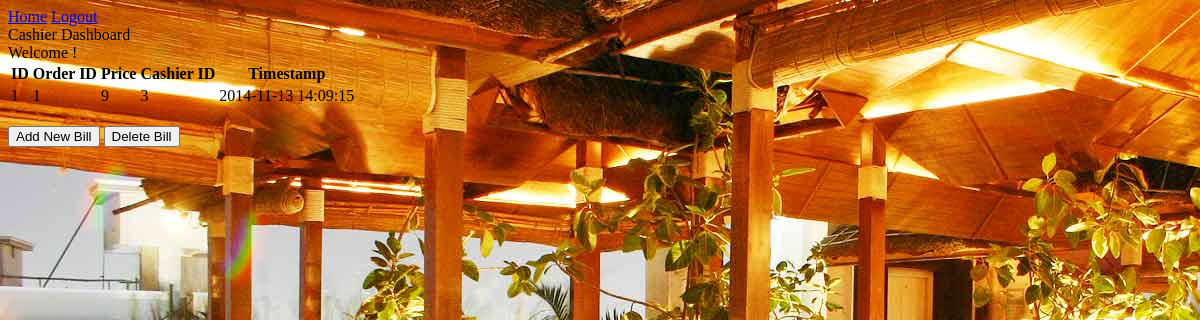
/cashier.php, run on the app's committed database.
### tables this page shows
CREATE TABLE `bills` (
  `id` int(11) NOT NULL AUTO_INCREMENT,
  `order_id` int(11) NOT NULL,
  `price` int(11) NOT NULL,
  `cashier_id` int(11) NOT NULL,
  `time` timestamp NOT NULL DEFAULT CURRENT_TIMESTAMP ON UPDATE CURRENT_TIMESTAMP,
  PRIMARY KEY (`id`),
  UNIQUE KEY `id` (`id`),
  UNIQUE KEY `order_id` (`order_id`),
  CONSTRAINT `bills_ibfk_1` FOREIGN KEY (`order_id`) REFERENCES `orders` (`id`)
);

### cashier.php (the view, shortened to what this page needs)
<html>
<head>
	<link rel="stylesheet" type="text/css" href="default.css">
<ul>
  <li><a href="home.php">Home</a></li>
  <li><a href="logout.php">Logout</a></li>
</ul>
	Cashier Dashboard<br />
</head>
<body>
	<?php
		echo "Welcome ".$_SESSION["first_name"]."!<br />";
		$mysqli = new mysqli(DB_HOST, DB_USER, DB_PASS, DB_NAME);
		$tablename="bills";
		$sql="SELECT * from $tablename";
		$result=$mysqli->query($sql);
		$numFields=mysqli_num_fields($result);
		echo "<table><th>ID</th><th>Order ID</th><th>Price</th><th>Cashier ID</th><th>Timestamp</th>";
		while ($row=mysqli_fetch_row($result))
		{
			echo "<tr>";
			for($x=0;$x<$numFields;$x++)
			{
				echo "<td>".$row[$x]."</td>";
			}
			echo "</tr>";
		}
		echo "</table><br />";
	?>
	<button onclick="showAddForm()">Add New Bill</button>
	<button onclick="showDeleteForm()">Delete Bill</button><br />
	<br />
	<br />
</body>
</html>

### default.css (style rules this page uses)
ul { list-style-type: none; margin: 0; padding: 0; }
li { display: inline; }
body { background-image: url("bgimage.jpg"); background-color: #cccccc; }

### data on the page
bills: id "1", order "1", price "9", cashier "3", time "2014-11-13 14:09:15"
